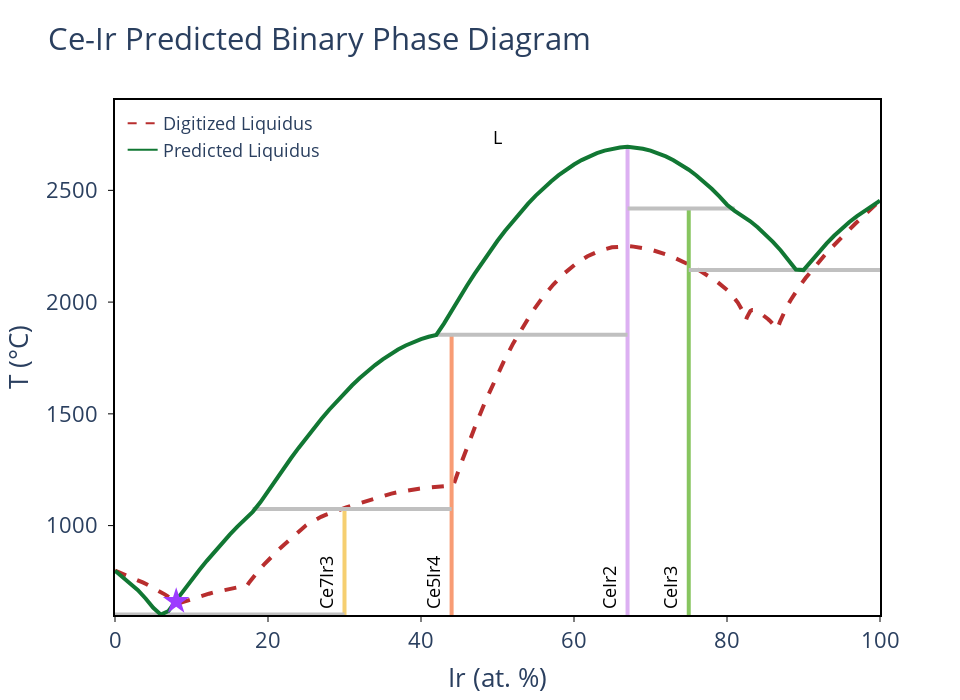
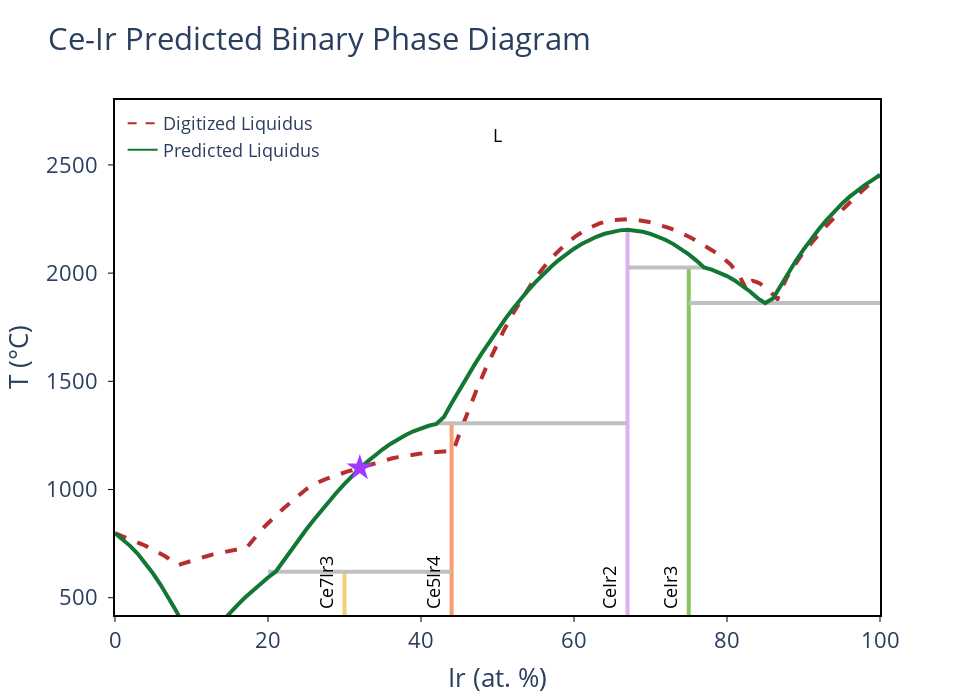

The notebook cell saved with these charts, in order:
### Code cell
known_points = [[0.08, 661], [0.32, 1100]]

ce_ir_system.update_params(parameter_guesses)
adjust_L0a_from_known_point(ce_ir_system, known_points[0])

fig = blp.get_plot('pred+liq')
fig.add_trace(go.Scatter(
    x=[known_points[0][0]*100], y=[known_points[0][1]],
    mode='markers',
    marker=dict(color='#9D3CFF', size=20, symbol='star'),
    text='known point #1',
    showlegend=False,
))
fig.show()

ce_ir_system.update_params(parameter_guesses)
adjust_L0a_from_known_point(ce_ir_system, known_points[1])

fig = blp.get_plot('pred+liq')
fig.add_trace(go.Scatter(
    x=[known_points[1][0]*100], y=[known_points[1][1]],
    mode='markers',
    marker=dict(color='#9D3CFF', size=20, symbol='star'),
    text='known point #2',
    showlegend=False
))
fig.show()

### Figure 1 — Plotly figure (JSON) as saved in the notebook; plotly's stock layout.template omitted (floating-point values rounded to 4 significant figures; data arrays with more than 128 entries replaced by an {"elided": "..."} marker saying what was removed)
{"data": [{"line": {"color": "#B82E2E", "dash": "dash", "width": 4}, "mode": "lines", "showlegend": false, "type": "scatter", "x": {"elided": "205 float values"}, "y": {"elided": "205 float values"}}, {"hovertemplate": "label=Ce7Ir3<br>x=%{x}<br>t=%{y}<extra></extra>", "legendgroup": "Ce7Ir3", "line": {"color": "rgb(246, 207, 113)", "dash": "solid", "width": 4}, "marker": {"symbol": "circle"}, "mode": "lines", "name": "Ce7Ir3", "orientation": "v", "showlegend": false, "type": "scatter", "x": [30, 30, 30, 30, 30, 30, 30, 30, 30, 30, 30, 30, 30, 30, 30], "xaxis": "x", "y": [601.7, 1074.0, 1061.0, 959.9, 756.5, 800.1, 842.4, 617.8, 1030.0, 995.7, 922.3, 883.1, 711.5, 665.3, -273.1], "yaxis": "y"}, {"hovertemplate": "label=Ce5Ir4<br>x=%{x}<br>t=%{y}<extra></extra>", "legendgroup": "Ce5Ir4", "line": {"color": "rgb(248, 156, 116)", "dash": "solid", "width": 4}, "marker": {"symbol": "circle"}, "mode": "lines", "name": "Ce5Ir4", "orientation": "v", "showlegend": false, "type": "scatter", "x": [44, 44, 44, 44, 44, 44, 44, 44, 44, 44, 44, 44, 44, 44, 44, 44, 44, 44, 44, 44, 44, 44, 44, 44, 44, 44, 44], "xaxis": "x", "y": [1074.0, 1690.0, 1854.0, 1205.0, 1348.0, 1593.0, 1478.0, 1155.0, 1104.0, 1744.0, 1718.0, 1767.0, 1788.0, 1821.0, 1806.0, 1835.0, 1301.0, 1254.0, 1436.0, 1393.0, 1660.0, 1628.0, 1557.0, 1519.0, 1853.0, 1845.0, -273.1], "yaxis": "y"}, {"hovertemplate": "label=CeIr2<br>x=%{x}<br>t=%{y}<extra></extra>", "legendgroup": "CeIr2", "line": {"color": "rgb(220, 176, 242)", "dash": "solid", "width": 4}, "marker": {"symbol": "circle"}, "mode": "lines", "name": "CeIr2", "orientation": "v", "showlegend": false, "type": "scatter", "x": [67, 67, 67, 67, 67, 67, 67, 67, 67, 67, 67, 67, 67, 67, 67, 67, 67, 67, 67, 67, 67, 67, 67, 67, 67, 67, 67, 67, 67, 67, 67, 67, 67, 67, 67, 67, 67, 67, 67, 67, 67, 67], "xaxis": "x", "y": [2418.0, 2127.0, 2441.0, 2635.0, 2635.0, 2436.0, 2227.0, 2178.0, 2403.0, 2362.0, 2274.0, 2319.0, 2615.0, 2593.0, 2540.0, 2568.0, 2509.0, 2476.0, 2666.0, 2652.0, 2695.0, 2692.0, 2678.0, 2686.0, 2666.0, 2652.0, 2695.0, 2692.0, 2678.0, 2686.0, 2615.0, 2592.0, 2538.0, 2567.0, 2507.0, 2473.0, 1854.0, 2073.0, 2019.0, 1904.0, 1962.0, -273.1], "yaxis": "y"}, {"hovertemplate": "label=CeIr3<br>x=%{x}<br>t=%{y}<extra></extra>", "legendgroup": "CeIr3", "line": {"color": "rgb(135, 197, 95)", "dash": "solid", "width": 4}, "marker": {"symbol": "circle"}, "mode": "lines", "name": "CeIr3", "orientation": "v", "showlegend": false, "type": "scatter", "x": [75, 75, 75, 75, 75, 75, 75, 75, 75, 75, 75, 75], "xaxis": "x", "y": [2418.0, 2232.0, 2143.0, 2191.0, 2146.0, 2270.0, 2335.0, 2304.0, 2363.0, 2408.0, 2387.0, -273.1], "yaxis": "y"}, {"hovertemplate": "x=%{x}<br>y=%{y}<extra></extra>", "legendgroup": "", "line": {"color": "Silver", "dash": "solid", "width": 4}, "marker": {"symbol": "circle"}, "mode": "lines", "name": "", "orientation": "v", "showlegend": false, "type": "scatter", "x": [75, 90, 100], "xaxis": "x", "y": [2143.0, 2143.0, 2143.0], "yaxis": "y"}, {"hovertemplate": "x=%{x}<br>y=%{y}<extra></extra>", "legendgroup": "", "line": {"color": "Silver", "dash": "solid", "width": 4}, "marker": {"symbol": "circle"}, "mode": "lines", "name": "", "orientation": "v", "showlegend": false, "type": "scatter", "x": [0, 6, 30], "xaxis": "x", "y": [601.7, 601.7, 601.7], "yaxis": "y"}, {"hovertemplate": "x=%{x}<br>y=%{y}<extra></extra>", "legendgroup": "", "line": {"color": "Silver", "dash": "solid", "width": 4}, "marker": {"symbol": "circle"}, "mode": "lines", "name": "", "orientation": "v", "showlegend": false, "type": "scatter", "x": [67, 75, 81], "xaxis": "x", "y": [2418.0, 2418.0, 2418.0], "yaxis": "y"}, {"hovertemplate": "x=%{x}<br>y=%{y}<extra></extra>", "legendgroup": "", "line": {"color": "Silver", "dash": "solid", "width": 4}, "marker": {"symbol": "circle"}, "mode": "lines", "name": "", "orientation": "v", "showlegend": false, "type": "scatter", "x": [18, 30, 44], "xaxis": "x", "y": [1074.0, 1074.0, 1074.0], "yaxis": "y"}, {"hovertemplate": "x=%{x}<br>y=%{y}<extra></extra>", "legendgroup": "", "line": {"color": "Silver", "dash": "solid", "width": 4}, "marker": {"symbol": "circle"}, "mode": "lines", "name": "", "orientation": "v", "showlegend": false, "type": "scatter", "x": [42, 44, 67], "xaxis": "x", "y": [1854.0, 1854.0, 1854.0], "yaxis": "y"}, {"hovertemplate": "label=L<br>x=%{x}<br>t=%{y}<extra></extra>", "legendgroup": "L", "line": {"color": "#117733", "dash": "solid", "width": 4}, "marker": {"symbol": "circle"}, "mode": "lines", "name": "L", "orientation": "v", "showlegend": false, "type": "scatter", "x": [0, 0, 1, 2, 3, 4, 5, 6, 7.0, 8, 9, 10, 11, 12, 13, 14.0, 15, 16, 17, 18, 19, 20, 21, 22, 23, 24, 25, 26, 27, 28.0, 29.0, 30, 31, 32, 33, 34, 35, 36, 37, 38, 39, 40, 41, 42, 43, 44, 45, 46, 47, 48, 49, 50, 51, 52, 53, 54, 55.0, 56.0, 57.0, 58.0, 59, 60, 61, 62, 63, 64, 65, 66, 67, 68, 69, 70, 71, 72, 73, 74, 75, 76, 77, 78, 79, 80, 81, 82, 83, 84, 85, 86, 87, 88, 89, 90, 91, 92, 93, 94, 95, 96, 97, 98, 99, 100, 100], "xaxis": "x", "y": [798.2, 798.2, 770.9, 743.2, 710.8, 673.8, 632.4, 601.7, 617.8, 665.3, 711.5, 756.5, 800.1, 842.4, 883.1, 922.3, 959.9, 995.7, 1030.0, 1061.0, 1104.0, 1155.0, 1205.0, 1254.0, 1301.0, 1348.0, 1393.0, 1436.0, 1478.0, 1519.0, 1557.0, 1593.0, 1628.0, 1660.0, 1690.0, 1718.0, 1744.0, 1767.0, 1788.0, 1806.0, 1821.0, 1835.0, 1845.0, 1853.0, 1904.0, 1962.0, 2019.0, 2073.0, 2127.0, 2178.0, 2227.0, 2274.0, 2319.0, 2362.0, 2403.0, 2441.0, 2476.0, 2509.0, 2540.0, 2568.0, 2593.0, 2615.0, 2635.0, 2652.0, 2666.0, 2678.0, 2686.0, 2692.0, 2695.0, 2692.0, 2686.0, 2678.0, 2666.0, 2652.0, 2635.0, 2615.0, 2592.0, 2567.0, 2538.0, 2507.0, 2473.0, 2436.0, 2408.0, 2387.0, 2363.0, 2335.0, 2304.0, 2270.0, 2232.0, 2191.0, 2146.0, 2143.0, 2184.0, 2224.0, 2262.0, 2297.0, 2329.0, 2358.0, 2385.0, 2409.0, 2430.0, 2454.0, 2454.0], "yaxis": "y"}, {"line": {"color": "#B82E2E", "dash": "dash"}, "mode": "lines", "name": "Digitized Liquidus", "showlegend": true, "type": "scatter", "x": [null], "y": [null]}, {"marker": {"color": "#117733"}, "mode": "lines", "name": "Predicted Liquidus", "showlegend": true, "type": "scatter", "x": [null], "y": [null]}, {"marker": {"color": "#9D3CFF", "size": 20, "symbol": "star"}, "mode": "markers", "showlegend": false, "text": "known point #1", "type": "scatter", "x": [8], "y": [661]}], "layout": {"annotations": [{"borderpad": 5, "font": {"color": "black", "size": 18}, "showarrow": false, "text": "Ce7Ir3", "textangle": -90, "x": 27.5, "y": 600, "yanchor": "bottom"}, {"borderpad": 5, "font": {"color": "black", "size": 18}, "showarrow": false, "text": "Ce5Ir4", "textangle": -90, "x": 41.5, "y": 600, "yanchor": "bottom"}, {"borderpad": 5, "font": {"color": "black", "size": 18}, "showarrow": false, "text": "CeIr2", "textangle": -90, "x": 64.5, "y": 600, "yanchor": "bottom"}, {"borderpad": 5, "font": {"color": "black", "size": 18}, "showarrow": false, "text": "CeIr3", "textangle": -90, "x": 72.5, "y": 600, "yanchor": "bottom"}, {"font": {"color": "black", "size": 18}, "showarrow": false, "text": "L", "x": 50, "y": 2737.0}], "font": {"size": 22}, "height": 700, "legend": {"font": {"size": 18}, "x": 0.01, "xanchor": "left", "y": 0.99, "yanchor": "top"}, "plot_bgcolor": "white", "showlegend": true, "title": {"text": "Ce-Ir Predicted Binary Phase Diagram"}, "width": 960, "xaxis": {"linecolor": "black", "linewidth": 2, "mirror": true, "range": [0, 100], "showline": true, "tickcolor": "black", "tickformat": ".0f", "ticks": "outside", "title": {"text": "Ir (at. %)"}}, "yaxis": {"linecolor": "black", "linewidth": 2, "mirror": true, "range": [600, 2904.0], "showline": true, "tickcolor": "black", "ticks": "outside", "ticksuffix": " ", "title": {"text": "T (°C)"}}}}

### Figure 2 — Plotly figure (JSON) as saved in the notebook; plotly's stock layout.template omitted (floating-point values rounded to 4 significant figures; data arrays with more than 128 entries replaced by an {"elided": "..."} marker saying what was removed)
{"data": [{"line": {"color": "#B82E2E", "dash": "dash", "width": 4}, "mode": "lines", "showlegend": false, "type": "scatter", "x": {"elided": "205 float values"}, "y": {"elided": "205 float values"}}, {"hovertemplate": "label=Ce7Ir3<br>x=%{x}<br>t=%{y}<extra></extra>", "legendgroup": "Ce7Ir3", "line": {"color": "rgb(246, 207, 113)", "dash": "solid", "width": 4}, "marker": {"symbol": "circle"}, "mode": "lines", "name": "Ce7Ir3", "orientation": "v", "showlegend": false, "type": "scatter", "x": [30, 30, 30, 30, 30, 30, 30, 30, 30, 30, 30, 30], "xaxis": "x", "y": [282.5, 311.1, 429.6, 533.9, 620.2, 593.6, 564.8, 501.0, 466.2, 391.5, 351.9, -273.1], "yaxis": "y"}, {"hovertemplate": "label=Ce5Ir4<br>x=%{x}<br>t=%{y}<extra></extra>", "legendgroup": "Ce5Ir4", "line": {"color": "rgb(248, 156, 116)", "dash": "solid", "width": 4}, "marker": {"symbol": "circle"}, "mode": "lines", "name": "Ce5Ir4", "orientation": "v", "showlegend": false, "type": "scatter", "x": [44, 44, 44, 44, 44, 44, 44, 44, 44, 44, 44, 44, 44, 44, 44, 44, 44, 44, 44, 44, 44, 44, 44, 44, 44], "xaxis": "x", "y": [1306.0, 1283.0, 1129.0, 620.2, 768.3, 1026.0, 904.8, 620.2, 1303.0, 1295.0, 1269.0, 1252.0, 1211.0, 1233.0, 1186.0, 1159.0, 1097.0, 1063.0, 987.5, 947.1, 860.8, 815.2, 720.0, 670.6, -273.1], "yaxis": "y"}, {"hovertemplate": "label=CeIr2<br>x=%{x}<br>t=%{y}<extra></extra>", "legendgroup": "CeIr2", "line": {"color": "rgb(220, 176, 242)", "dash": "solid", "width": 4}, "marker": {"symbol": "circle"}, "mode": "lines", "name": "CeIr2", "orientation": "v", "showlegend": false, "type": "scatter", "x": [67, 67, 67, 67, 67, 67, 67, 67, 67, 67, 67, 67, 67, 67, 67, 67, 67, 67, 67, 67, 67, 67, 67, 67, 67, 67, 67, 67, 67, 67, 67, 67, 67, 67, 67, 67, 67, 67], "xaxis": "x", "y": [2026.0, 2058.0, 1306.0, 1577.0, 1920.0, 2134.0, 2201.0, 1687.0, 1633.0, 1879.0, 1834.0, 1738.0, 1787.0, 2113.0, 2088.0, 2030.0, 2060.0, 1996.0, 1960.0, 2169.0, 2153.0, 2201.0, 2198.0, 2182.0, 2191.0, 2135.0, 2154.0, 2182.0, 2169.0, 2191.0, 2198.0, 2112.0, 2086.0, 1519.0, 1460.0, 1335.0, 1398.0, -273.1], "yaxis": "y"}, {"hovertemplate": "label=CeIr3<br>x=%{x}<br>t=%{y}<extra></extra>", "legendgroup": "CeIr3", "line": {"color": "rgb(135, 197, 95)", "dash": "solid", "width": 4}, "marker": {"symbol": "circle"}, "mode": "lines", "name": "CeIr3", "orientation": "v", "showlegend": false, "type": "scatter", "x": [75, 75, 75, 75, 75, 75, 75, 75, 75, 75, 75], "xaxis": "x", "y": [2026.0, 1862.0, 2026.0, 2016.0, 1885.0, 1915.0, 1966.0, 1942.0, 1986.0, 2003.0, -273.1], "yaxis": "y"}, {"hovertemplate": "x=%{x}<br>y=%{y}<extra></extra>", "legendgroup": "", "line": {"color": "Silver", "dash": "solid", "width": 4}, "marker": {"symbol": "circle"}, "mode": "lines", "name": "", "orientation": "v", "showlegend": false, "type": "scatter", "x": [75, 85, 100], "xaxis": "x", "y": [1862.0, 1862.0, 1862.0], "yaxis": "y"}, {"hovertemplate": "x=%{x}<br>y=%{y}<extra></extra>", "legendgroup": "", "line": {"color": "Silver", "dash": "solid", "width": 4}, "marker": {"symbol": "circle"}, "mode": "lines", "name": "", "orientation": "v", "showlegend": false, "type": "scatter", "x": [0, 11, 30], "xaxis": "x", "y": [282.5, 282.5, 282.5], "yaxis": "y"}, {"hovertemplate": "x=%{x}<br>y=%{y}<extra></extra>", "legendgroup": "", "line": {"color": "Silver", "dash": "solid", "width": 4}, "marker": {"symbol": "circle"}, "mode": "lines", "name": "", "orientation": "v", "showlegend": false, "type": "scatter", "x": [67, 75, 77], "xaxis": "x", "y": [2026.0, 2026.0, 2026.0], "yaxis": "y"}, {"hovertemplate": "x=%{x}<br>y=%{y}<extra></extra>", "legendgroup": "", "line": {"color": "Silver", "dash": "solid", "width": 4}, "marker": {"symbol": "circle"}, "mode": "lines", "name": "", "orientation": "v", "showlegend": false, "type": "scatter", "x": [42, 44, 67], "xaxis": "x", "y": [1306.0, 1306.0, 1306.0], "yaxis": "y"}, {"hovertemplate": "x=%{x}<br>y=%{y}<extra></extra>", "legendgroup": "", "line": {"color": "Silver", "dash": "solid", "width": 4}, "marker": {"symbol": "circle"}, "mode": "lines", "name": "", "orientation": "v", "showlegend": false, "type": "scatter", "x": [20, 30, 44], "xaxis": "x", "y": [620.2, 620.2, 620.2], "yaxis": "y"}, {"hovertemplate": "label=L<br>x=%{x}<br>t=%{y}<extra></extra>", "legendgroup": "L", "line": {"color": "#117733", "dash": "solid", "width": 4}, "marker": {"symbol": "circle"}, "mode": "lines", "name": "L", "orientation": "v", "showlegend": false, "type": "scatter", "x": [0, 0, 1, 2, 3, 4, 5, 6, 7.0, 8, 9, 10, 11, 12, 13, 14.0, 15, 16, 17, 18, 19, 20, 21, 22, 23, 24, 25, 26, 27, 28.0, 29.0, 30, 31, 32, 33, 34, 35, 36, 37, 38, 39, 40, 41, 42, 43, 44, 45, 46, 47, 48, 49, 50, 51, 52, 53, 54, 55.0, 56.0, 57.0, 58.0, 59, 60, 61, 62, 63, 64, 65, 66, 67, 68, 69, 70, 71, 72, 73, 74, 75, 76, 77, 78, 79, 80, 81, 82, 83, 84, 85, 86, 87, 88, 89, 90, 91, 92, 93, 94, 95, 96, 97, 98, 99, 100, 100], "xaxis": "x", "y": [798.2, 798.2, 769.3, 738.6, 701.7, 658.9, 610.7, 557.5, 499.9, 438.4, 373.4, 305.5, 282.5, 311.1, 351.9, 391.5, 429.6, 466.2, 501.0, 533.9, 564.8, 593.6, 620.2, 670.6, 720.0, 768.3, 815.2, 860.8, 904.8, 947.1, 987.5, 1026.0, 1063.0, 1097.0, 1129.0, 1159.0, 1186.0, 1211.0, 1233.0, 1252.0, 1269.0, 1283.0, 1295.0, 1303.0, 1335.0, 1398.0, 1460.0, 1519.0, 1577.0, 1633.0, 1687.0, 1738.0, 1787.0, 1834.0, 1879.0, 1920.0, 1960.0, 1996.0, 2030.0, 2060.0, 2088.0, 2113.0, 2135.0, 2154.0, 2169.0, 2182.0, 2191.0, 2198.0, 2201.0, 2198.0, 2191.0, 2182.0, 2169.0, 2153.0, 2134.0, 2112.0, 2086.0, 2058.0, 2026.0, 2016.0, 2003.0, 1986.0, 1966.0, 1942.0, 1915.0, 1885.0, 1862.0, 1882.0, 1944.0, 2002.0, 2057.0, 2109.0, 2157.0, 2203.0, 2245.0, 2284.0, 2320.0, 2352.0, 2381.0, 2407.0, 2430.0, 2454.0, 2454.0], "yaxis": "y"}, {"line": {"color": "#B82E2E", "dash": "dash"}, "mode": "lines", "name": "Digitized Liquidus", "showlegend": true, "type": "scatter", "x": [null], "y": [null]}, {"marker": {"color": "#117733"}, "mode": "lines", "name": "Predicted Liquidus", "showlegend": true, "type": "scatter", "x": [null], "y": [null]}, {"marker": {"color": "#9D3CFF", "size": 20, "symbol": "star"}, "mode": "markers", "showlegend": false, "text": "known point #2", "type": "scatter", "x": [32], "y": [1100]}], "layout": {"annotations": [{"borderpad": 5, "font": {"color": "black", "size": 18}, "showarrow": false, "text": "Ce7Ir3", "textangle": -90, "x": 27.5, "y": 420.2, "yanchor": "bottom"}, {"borderpad": 5, "font": {"color": "black", "size": 18}, "showarrow": false, "text": "Ce5Ir4", "textangle": -90, "x": 41.5, "y": 420.2, "yanchor": "bottom"}, {"borderpad": 5, "font": {"color": "black", "size": 18}, "showarrow": false, "text": "CeIr2", "textangle": -90, "x": 64.5, "y": 420.2, "yanchor": "bottom"}, {"borderpad": 5, "font": {"color": "black", "size": 18}, "showarrow": false, "text": "CeIr3", "textangle": -90, "x": 72.5, "y": 420.2, "yanchor": "bottom"}, {"font": {"color": "black", "size": 18}, "showarrow": false, "text": "L", "x": 50, "y": 2640}], "font": {"size": 22}, "height": 700, "legend": {"font": {"size": 18}, "x": 0.01, "xanchor": "left", "y": 0.99, "yanchor": "top"}, "plot_bgcolor": "white", "showlegend": true, "title": {"text": "Ce-Ir Predicted Binary Phase Diagram"}, "width": 960, "xaxis": {"linecolor": "black", "linewidth": 2, "mirror": true, "range": [0, 100], "showline": true, "tickcolor": "black", "tickformat": ".0f", "ticks": "outside", "title": {"text": "Ir (at. %)"}}, "yaxis": {"linecolor": "black", "linewidth": 2, "mirror": true, "range": [420.2, 2800], "showline": true, "tickcolor": "black", "ticks": "outside", "ticksuffix": " ", "title": {"text": "T (°C)"}}}}
